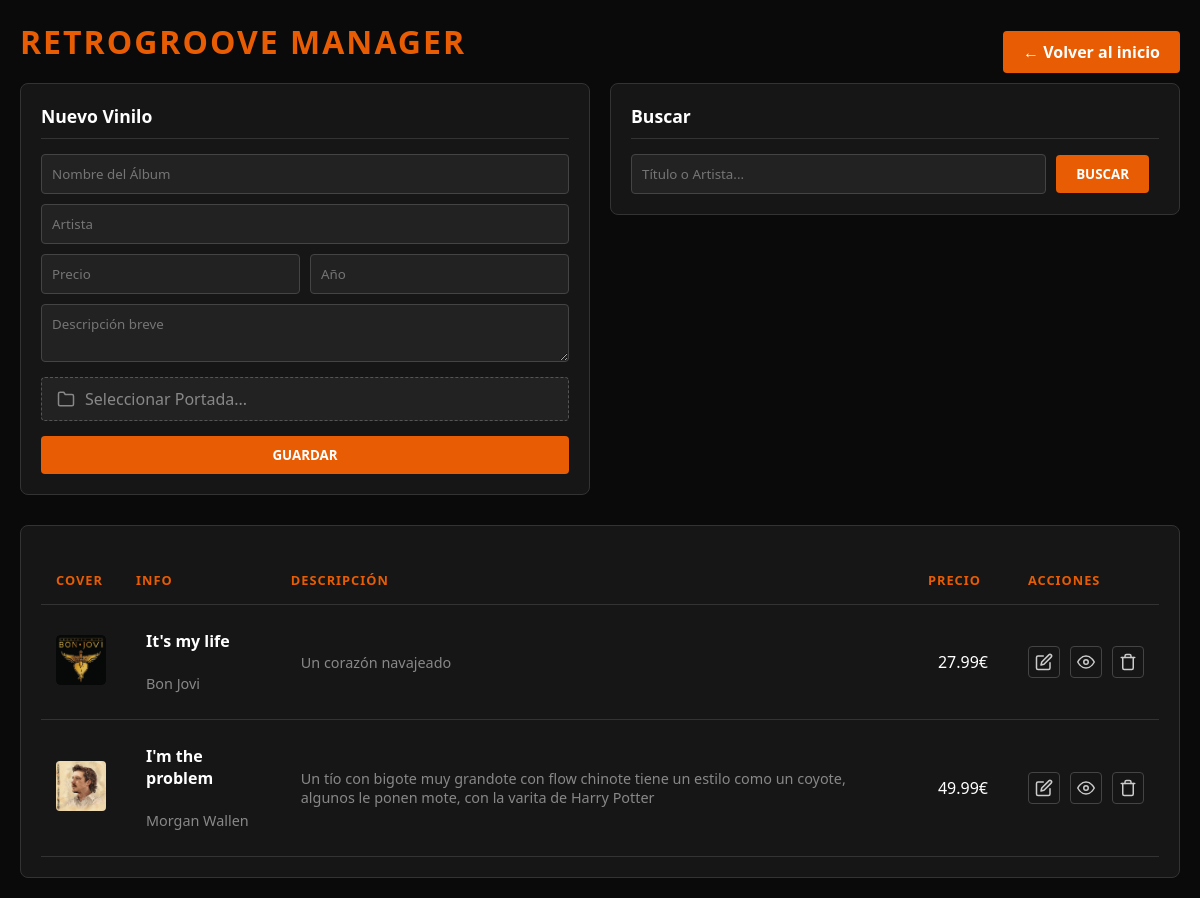
/catalogo.php, run on the app's committed database.
### tables this page shows
CREATE TABLE `vinilos` (
  `ID` int(11) NOT NULL,
  `NOMBRE` varchar(100) NOT NULL,
  `ARTISTA` varchar(200) NOT NULL,
  `FOTO` varchar(500) NOT NULL,
  `DESCRIPCION` varchar(500) NOT NULL,
  `PRECIO` float NOT NULL,
  `AÑO` varchar(100) NOT NULL,
  `VISIBLE` tinyint(1) NOT NULL
);

### catalogo.php (the view, shortened to what this page needs)
<?php
include 'conexion.php';
$where = "";
$busqueda = "";
$sql = "SELECT * FROM vinilos $where ORDER BY ID DESC";
$result = $conn->query($sql);
?>
<!DOCTYPE html>
<html lang="es">
<head>
</head>
<body>
    <header>
        <div style="display: flex; justify-content: space-between; align-items: center;">
            <h1>RetroGroove Manager</h1>
            <a href="index.html" style="background-color: var(--accent); color: white; padding: 10px 20px; text-decoration: none; border-radius: 4px; font-weight: bold; transition: 0.3s;">← Volver al inicio</a>
        </div>
    </header>
    <div class="controls-container">
        <div class="card" style="flex: 1; min-width: 320px;">
            <h2>Nuevo Vinilo</h2>
            <form action="" method="POST" enctype="multipart/form-data">
                <input type="text" name="nombre" placeholder="Nombre del Álbum" required>
                <input type="text" name="artista" placeholder="Artista" required>
                <div style="display:flex; gap:10px;">
                    <input type="number" step="0.01" name="precio" placeholder="Precio" required>
                    <input type="number" name="anyo" placeholder="Año">
                </div>
                <textarea name="descripcion" placeholder="Descripción breve" rows="2"></textarea>
                <div class="file-input-wrapper">
                    <label for="inputFoto" class="custom-file-label">
                        <svg class="icon-svg" viewBox="0 0 24 24">
                            <path d="M22 19a2 2 0 0 1-2 2H4a2 2 0 0 1-2-2V5a2 2 0 0 1 2-2h5l2 3h9a2 2 0 0 1 2 2z"></path>
                        </svg>
                        <span id="texto-archivo">Seleccionar Portada...</span>
                    </label>
                </div>
                <input type="submit" value="Guardar">
            </form>
        </div>
        <div class="card" style="flex: 1; min-width: 300px; height: fit-content;">
            <h2>Buscar</h2>
            <form action="" method="POST" style="display: flex; align-items: center;">
                <input type="text" name="busqueda" placeholder="Título o Artista..." value="<?php echo $busqueda; ?>" style="margin-bottom: 0; margin-right: 10px;">
                <input type="submit" value="Buscar" class="btn-search">
            </form>
        </div>
    </div>
    <div class="card">
        <?php if ($result && $result->num_rows > 0): ?>
            <table>
                <thead>
                    <tr>
                        <th>Cover</th>
                        <th>Info</th>
                        <th>Descripción</th>
                        <th>Precio</th>
                        <th>Acciones</th>
                    </tr>
                </thead>
                <tbody>
                    <?php foreach($result as $res): ?>
                        <?php $clase_fila = ($res['VISIBLE'] == 0) ? 'row-oculto' : ''; ?>
                        <tr class="<?php echo $clase_fila; ?>" data-id="<?php echo $res['ID']; ?>">
                            <td><img src="img/covers/<?php echo $res['FOTO']; ?>" class="cover-preview"></td>
                            <td>
                                <div class="edit-cell edit-nombre"><strong style="color:white;"><?php echo $res['NOMBRE']; ?></strong></div>
                                <div class="edit-cell edit-artista"><span style="color:var(--text-dim); font-size:0.9rem;"><?php echo $res['ARTISTA']; ?></span></div>
                            </td>
                            <td>
                                <div class="edit-cell edit-descripcion" style="font-size:0.9rem; color:var(--text-dim);"><?php echo $res['DESCRIPCION']; ?></div>
                            </td>
                            <td>
                                <div class="edit-cell edit-precio"><?php echo $res['PRECIO']; ?>€</div>
                            </td>
                            <td>
                                <div class="actions">
                                    <button class="btn-icon btn-edit" title="Editar" onclick="toggleEdit(this)">
                                        <svg class="icon-svg" viewBox="0 0 24 24"><path d="M11 4H4a2 2 0 0 0-2 2v14a2 2 0 0 0 2 2h14a2 2 0 0 0 2-2v-7"></path><path d="M18.5 2.5a2.121 2.121 0 0 1 3 3L12 15l-4 1 1-4 9.5-9.5z"></path></svg>
                                    </button>
                                    <a href="catalogo.php?toggle=<?php echo $res['ID']; ?>&estado_actual=<?php echo $res['VISIBLE']; ?>" class="btn-icon" title="Visibilidad">
                                        <?php if($res['VISIBLE'] == 1): ?>
                                            <svg class="icon-svg" viewBox="0 0 24 24"><path d="M1 12s4-8 11-8 11 8 11 8-4 8-11 8-11-8-11-8z"></path><circle cx="12" cy="12" r="3"></circle></svg>
                                        <?php else: ?>
                                            <svg class="icon-svg" viewBox="0 0 24 24"><path d="M17.94 17.94A10.07 10.07 0 0 1 12 20c-7 0-11-8-11-8a18.45 18.45 0 0 1 5.06-5.94M1 1l22 22"></path><path d="M9.9 4.24A9.12 9.12 0 0 1 12 4c7 0 11 8 11 8a18.5 18.5 0 0 1-2.16 3.19"></path></svg>
                                        <?php endif; ?>
                                    </a>
                                    <a href="catalogo.php?borrar=<?php echo $res['ID']; ?>" class="btn-icon btn-del" onclick="return confirm('¿Eliminar?');" title="Eliminar">
                                        <svg class="icon-svg" viewBox="0 0 24 24"><polyline points="3 6 5 6 21 6"></polyline><path d="M19 6v14a2 2 0 0 1-2 2H7a2 2 0 0 1-2-2V6m3 0V4a2 2 0 0 1 2-2h4a2 2 0 0 1 2 2v2"></path></svg>
                                    </a>
                                </div>
                            </td>
                        </tr>
                    <?php endforeach; ?>
                </tbody>
            </table>
        <?php else: ?>
            <p style="text-align:center; color: var(--text-dim);">No hay resultados.</p>
        <?php endif; ?>
    </div>
</body>
</html>

### catalogo.php (style rules this page uses)
:root { --bg-dark: #0a0a0a; --bg-card: #161616; --accent: #e85d04; --text: #ffffff; --text-dim: #888888; --border: #333; }
* { margin: 0; padding: 0; box-sizing: border-box; font-family: 'Segoe UI', sans-serif; }
body { background-color: var(--bg-dark); color: var(--text); padding: 20px; }
h1 { color: var(--accent); text-transform: uppercase; letter-spacing: 2px; margin-bottom: 20px; }
h2 { font-size: 1.1rem; margin-bottom: 15px; color: var(--text); border-bottom: 1px solid var(--border); padding-bottom: 10px; }
.controls-container { display: flex; gap: 20px; margin-bottom: 30px; flex-wrap: wrap; }
.card { background-color: var(--bg-card); padding: 20px; border-radius: 8px; border: 1px solid var(--border); }
input[type="text"], input[type="number"], textarea { background-color: #222; border: 1px solid #444; color: white; padding: 10px; margin-bottom: 10px; border-radius: 4px; width: 100%; outline: none; }
.file-input-wrapper { margin-bottom: 15px; position: relative; }
.custom-file-label { display: inline-flex; align-items: center; gap: 10px; padding: 10px 15px; background-color: #222; border: 1px dashed #555; color: var(--text-dim); border-radius: 4px; cursor: pointer; width: 100%; transition: all 0.3s; }
.icon-svg { width: 18px; height: 18px; fill: none; stroke: currentColor; stroke-width: 2; stroke-linecap: round; stroke-linejoin: round; }
input[type="submit"] { background-color: var(--accent); border: none; color: white; padding: 10px 20px; cursor: pointer; text-transform: uppercase; font-weight: bold; width: 100%; border-radius: 4px; transition: 0.3s; }
.btn-search { width: auto !important; margin-right: 10px; }
table { width: 100%; border-collapse: collapse; margin-top: 10px; }
th, td { padding: 15px; text-align: left; border-bottom: 1px solid var(--border); vertical-align: middle; }
th { color: var(--accent); text-transform: uppercase; font-size: 0.8rem; letter-spacing: 1px; }
.cover-preview { width: 50px; height: 50px; object-fit: cover; border-radius: 4px; background-color: #333; }
.actions { display: flex; gap: 10px; }
.btn-icon { background: transparent; border: 1px solid #444; color: #ccc; padding: 6px; border-radius: 4px; cursor: pointer; display: flex; align-items: center; justify-content: center; transition: 0.2s; }
.edit-cell { cursor: pointer; padding: 10px; min-height: 20px; }

### data on the page
vinilos: FOTO (picture), NOMBRE "It's my life", ARTISTA "Bon Jovi", DESCRIPCION "Un corazón navajeado", PRECIO "27.99", VISIBLE 1 (drawn)
vinilos: FOTO (picture), NOMBRE "I'm the problem", ARTISTA "Morgan Wallen", DESCRIPCION "Un tío con bigote muy grandote con flow chinote tiene un estilo como un coyote, algunos le ponen mote, con la varita de Harry Potter", PRECIO "49.99", VISIBLE 1 (drawn)
